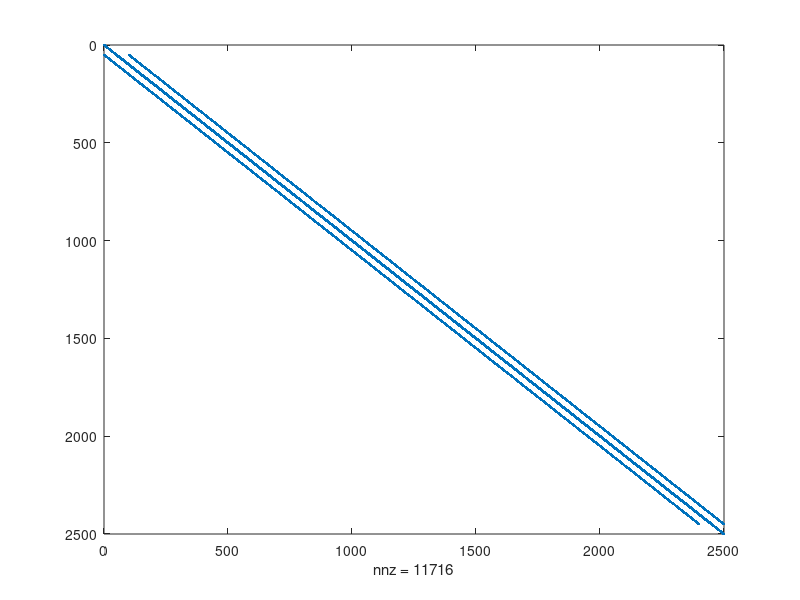
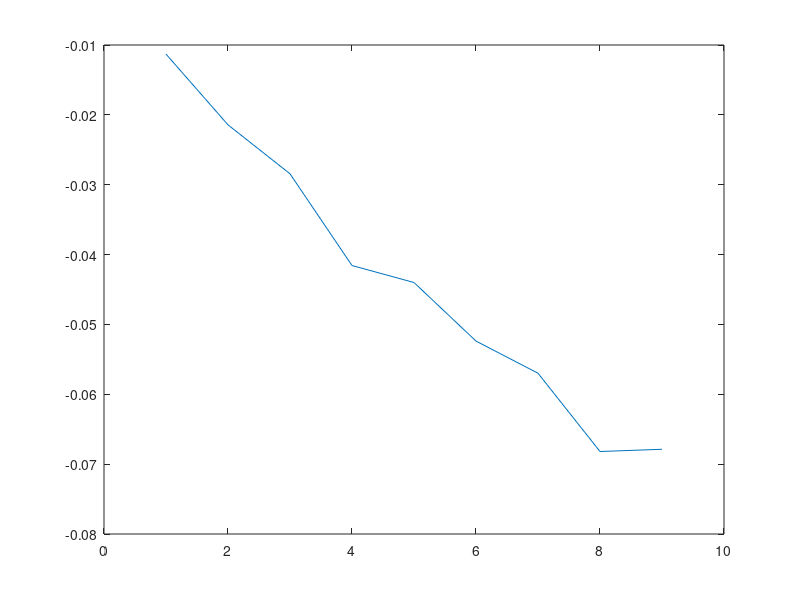
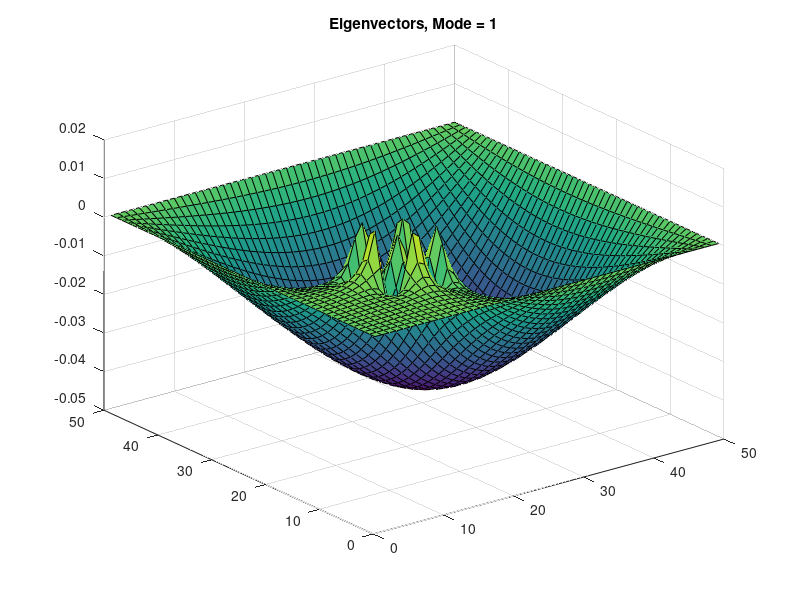
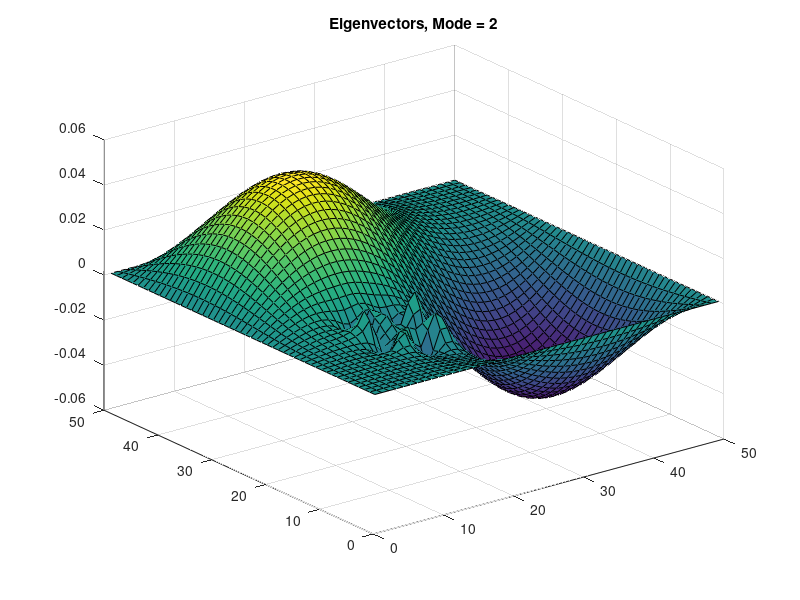

Write MATLAB code to recreate these figures, in order.
%Spencer Tigere
%101001717

clc
clear
clearvars

nx = 50; ny = 50;
G = sparse(nx*ny,ny*nx);


for i=1:nx
    for j=1:ny
        n = j + (i-1)*ny;
        if i==1||i==nx||j==1||j==ny
            G(n,:)=0;
            G(n,n)=1;
        else
        nx_m = (i-2)*ny + j;
        nx_p = i*ny + j;
        ny_m = (i-1)*ny + j-1;
        ny_p = (i-1)*ny + j+1;
       
        G(n,n) = -4;
        G(n, nx_m) = 1;
        G(n, nx_p) = 1;
        G(n, ny_m) = 1;
        G(n, ny_p) = 1;
        if i > 10 & i < 20 & j > 10 & j < 20
            G(n,n) = -2;
        end     
        end
    end  
end

figure(1)
spy(G)

figure(2)
[E,D] = eigs(G,9,'SM')
x=diag(D)
plot(x)

for i=1:nx
    for j=1:ny
        n = j + (i-1)*ny;
        for x=1:9
            sMap(i,j,x) = E(n,x);
        end
    end
end

for x=1:9
    figure;
    surf(sMap(:,:,x))
    title(['Eigenvectors, Mode = ', num2str(x)]);
end